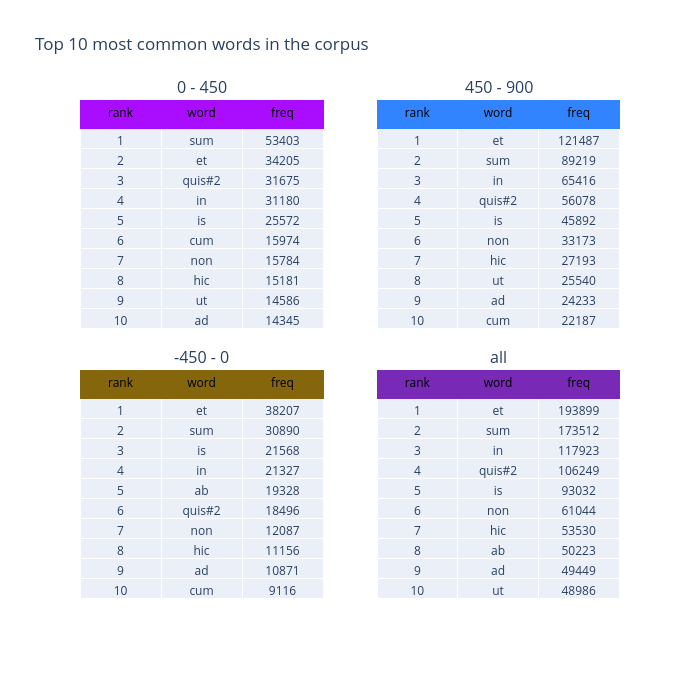

Notebook code cell kept with this figure:
### Code cell
# most common lemmas in the corpus
top_display=10
for i,group in enumerate(most_common_df.groupby("period")):
    df = group[1][['rank', 'word', 'freq']].iloc[:top_display]
    tbl = go.Table(
        header=dict(
            values=['rank', 'word', 'freq'],
            line_color=periods2colors[group[0]],
            fill_color=periods2colors[group[0]],
            align='center',
            font=dict(color='black', size=12)
        ),
        cells=dict(
            values=[df[col] for col in df],
        ))
    fig.add_trace(tbl, row=rows_cols[i][0], col=rows_cols[i][1])

fig.update_layout(height=700, width=700, showlegend=False, title='Top '+str(top_display)+' most common words in the corpus')
fig.show()

### Figure 1 — Plotly figure (JSON) as saved in the notebook; plotly's stock layout.template omitted (floating-point values rounded to 4 significant figures)
{"data": [{"cells": {"values": [[1, 2, 3, 4, 5, 6, 7, 8, 9, 10], ["sum", "et", "quis#2", "in", "is", "cum", "non", "hic", "ut", "ad"], [53403, 34205, 31675, 31180, 25572, 15974, 15784, 15181, 14586, 14345]]}, "domain": {"x": [0, 0.45], "y": [0.52, 1]}, "header": {"align": "center", "fill": {"color": "#AA0DFE"}, "font": {"color": "black", "size": 12}, "line": {"color": "#AA0DFE"}, "values": ["rank", "word", "freq"]}, "type": "table"}, {"cells": {"values": [[1, 2, 3, 4, 5, 6, 7, 8, 9, 10], ["et", "sum", "in", "quis#2", "is", "non", "hic", "ut", "ad", "cum"], [121487, 89219, 65416, 56078, 45892, 33173, 27193, 25540, 24233, 22187]]}, "domain": {"x": [0.55, 1], "y": [0.52, 1]}, "header": {"align": "center", "fill": {"color": "#3283FE"}, "font": {"color": "black", "size": 12}, "line": {"color": "#3283FE"}, "values": ["rank", "word", "freq"]}, "type": "table"}, {"cells": {"values": [[1, 2, 3, 4, 5, 6, 7, 8, 9, 10], ["et", "sum", "is", "in", "ab", "quis#2", "non", "hic", "ad", "cum"], [38207, 30890, 21568, 21327, 19328, 18496, 12087, 11156, 10871, 9116]]}, "domain": {"x": [0, 0.45], "y": [0, 0.48]}, "header": {"align": "center", "fill": {"color": "#85660D"}, "font": {"color": "black", "size": 12}, "line": {"color": "#85660D"}, "values": ["rank", "word", "freq"]}, "type": "table"}, {"cells": {"values": [[1, 2, 3, 4, 5, 6, 7, 8, 9, 10], ["et", "sum", "in", "quis#2", "is", "non", "hic", "ab", "ad", "ut"], [193899, 173512, 117923, 106249, 93032, 61044, 53530, 50223, 49449, 48986]]}, "domain": {"x": [0.55, 1], "y": [0, 0.48]}, "header": {"align": "center", "fill": {"color": "#782AB6"}, "font": {"color": "black", "size": 12}, "line": {"color": "#782AB6"}, "values": ["rank", "word", "freq"]}, "type": "table"}], "layout": {"annotations": [{"font": {"size": 16}, "showarrow": false, "text": "0 - 450", "x": 0.225, "xanchor": "center", "xref": "paper", "y": 1, "yanchor": "bottom", "yref": "paper"}, {"font": {"size": 16}, "showarrow": false, "text": "450 - 900", "x": 0.775, "xanchor": "center", "xref": "paper", "y": 1, "yanchor": "bottom", "yref": "paper"}, {"font": {"size": 16}, "showarrow": false, "text": "-450 - 0", "x": 0.225, "xanchor": "center", "xref": "paper", "y": 0.48, "yanchor": "bottom", "yref": "paper"}, {"font": {"size": 16}, "showarrow": false, "text": "all", "x": 0.775, "xanchor": "center", "xref": "paper", "y": 0.48, "yanchor": "bottom", "yref": "paper"}], "height": 700, "showlegend": false, "title": {"text": "Top 10 most common words in the corpus"}, "width": 700}}
